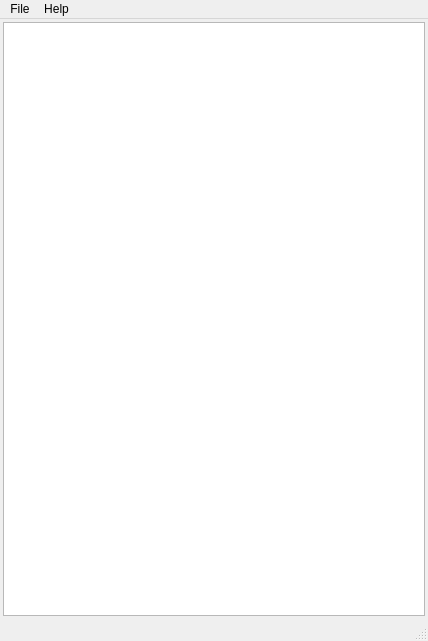
<?xml version="1.0" encoding="UTF-8"?>
<ui version="4.0">
 <class>MainWindow</class>
 <widget class="QMainWindow" name="MainWindow">
  <property name="geometry">
   <rect>
    <x>0</x>
    <y>0</y>
    <width>428</width>
    <height>641</height>
   </rect>
  </property>
  <property name="minimumSize">
   <size>
    <width>295</width>
    <height>340</height>
   </size>
  </property>
  <property name="windowTitle">
   <string>MainWindow</string>
  </property>
  <widget class="QWidget" name="centralwidget">
   <property name="sizePolicy">
    <sizepolicy hsizetype="Maximum" vsizetype="Maximum">
     <horstretch>1</horstretch>
     <verstretch>1</verstretch>
    </sizepolicy>
   </property>
   <layout class="QGridLayout" name="gridLayout">
    <property name="leftMargin">
     <number>3</number>
    </property>
    <property name="topMargin">
     <number>3</number>
    </property>
    <property name="rightMargin">
     <number>3</number>
    </property>
    <property name="bottomMargin">
     <number>3</number>
    </property>
    <property name="horizontalSpacing">
     <number>1</number>
    </property>
    <property name="verticalSpacing">
     <number>3</number>
    </property>
    <item row="0" column="1">
     <widget class="QTreeView" name="treeView">
      <property name="selectionMode">
       <enum>QAbstractItemView::ExtendedSelection</enum>
      </property>
      <property name="rootIsDecorated">
       <bool>true</bool>
      </property>
      <property name="sortingEnabled">
       <bool>false</bool>
      </property>
      <property name="animated">
       <bool>false</bool>
      </property>
      <property name="headerHidden">
       <bool>true</bool>
      </property>
      <attribute name="headerVisible">
       <bool>false</bool>
      </attribute>
     </widget>
    </item>
   </layout>
  </widget>
  <widget class="QMenuBar" name="menubar">
   <property name="geometry">
    <rect>
     <x>0</x>
     <y>0</y>
     <width>428</width>
     <height>26</height>
    </rect>
   </property>
   <widget class="QMenu" name="menuFile">
    <property name="title">
     <string>File</string>
    </property>
    <addaction name="actionFileOpen"/>
    <addaction name="actionFileSave"/>
    <addaction name="actionFileSaveAs"/>
    <addaction name="separator"/>
    <addaction name="actionFileExit"/>
   </widget>
   <widget class="QMenu" name="menuHelp">
    <property name="title">
     <string>Help</string>
    </property>
    <addaction name="actionHelpAbout"/>
   </widget>
   <addaction name="menuFile"/>
   <addaction name="menuHelp"/>
  </widget>
  <widget class="QStatusBar" name="statusBar"/>
  <action name="actionFileOpen">
   <property name="text">
    <string>Open..</string>
   </property>
   <property name="shortcut">
    <string>Ctrl+O</string>
   </property>
  </action>
  <action name="actionFileSave">
   <property name="text">
    <string>Save</string>
   </property>
   <property name="shortcut">
    <string>Ctrl+S</string>
   </property>
  </action>
  <action name="actionFileSaveAs">
   <property name="text">
    <string>Save as..</string>
   </property>
   <property name="shortcut">
    <string>Ctrl+Shift+S</string>
   </property>
  </action>
  <action name="actionFileExit">
   <property name="text">
    <string>Exit</string>
   </property>
   <property name="shortcut">
    <string>Ctrl+W</string>
   </property>
  </action>
  <action name="actionHelpAbout">
   <property name="text">
    <string>About</string>
   </property>
  </action>
 </widget>
 <resources/>
 <connections>
  <connection>
   <sender>actionFileOpen</sender>
   <signal>triggered()</signal>
   <receiver>MainWindow</receiver>
   <slot>onFileOpenClick()</slot>
   <hints>
    <hint type="sourcelabel">
     <x>-1</x>
     <y>-1</y>
    </hint>
    <hint type="destinationlabel">
     <x>452</x>
     <y>312</y>
    </hint>
   </hints>
  </connection>
  <connection>
   <sender>actionFileSave</sender>
   <signal>triggered()</signal>
   <receiver>MainWindow</receiver>
   <slot>onFileSaveClick()</slot>
   <hints>
    <hint type="sourcelabel">
     <x>-1</x>
     <y>-1</y>
    </hint>
    <hint type="destinationlabel">
     <x>213</x>
     <y>320</y>
    </hint>
   </hints>
  </connection>
 </connections>
 <slots>
  <slot>onFileOpenClick()</slot>
  <slot>onFileSaveClick()</slot>
 </slots>
</ui>
